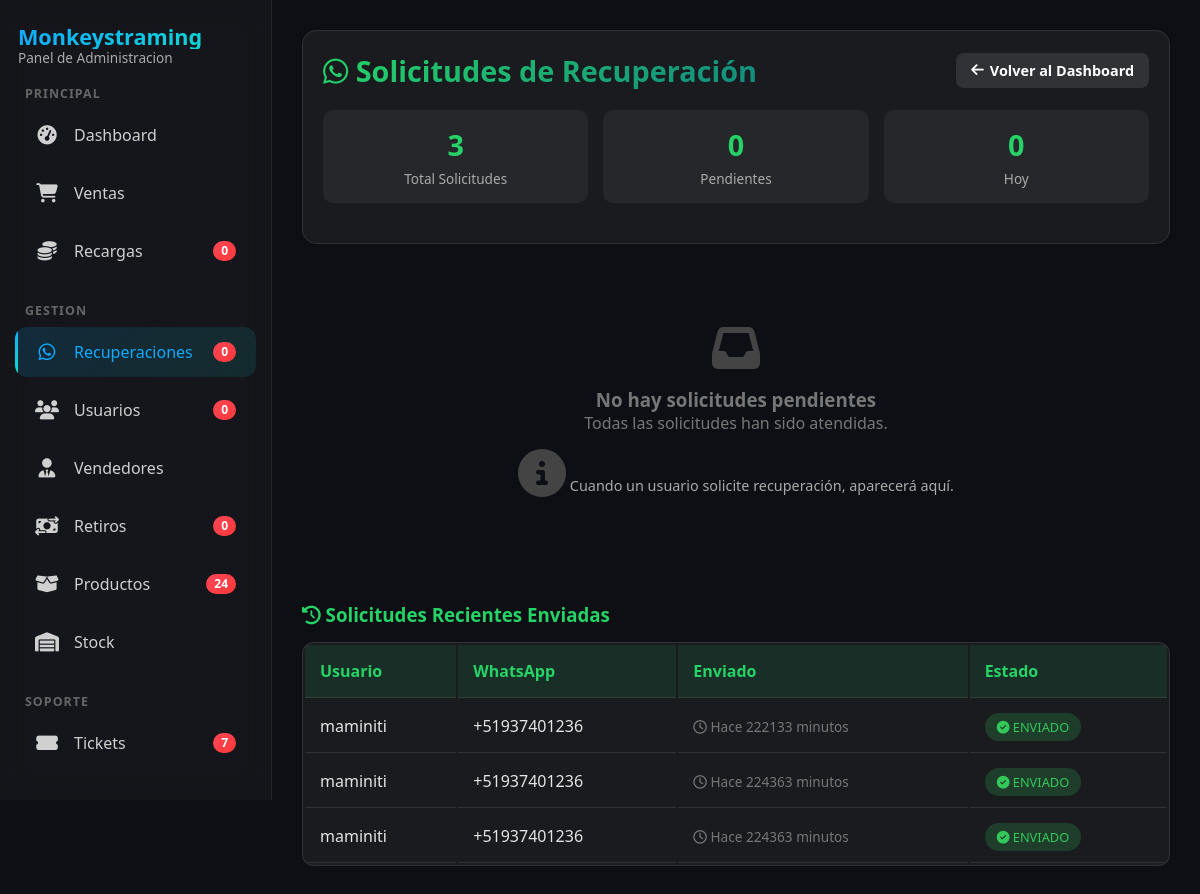
Page /admin/admin_recuperaciones.php (signed in) on the committed database.
### tables this page shows
CREATE TABLE `recuperaciones_pendientes` (
  `id` int(11) NOT NULL AUTO_INCREMENT,
  `usuario_id` int(11) NOT NULL,
  `whatsapp` varchar(20) NOT NULL,
  `nombre_usuario` varchar(100) DEFAULT NULL,
  `token` varchar(64) NOT NULL,
  `enlace` text NOT NULL,
  `estado` enum('pendiente','enviado','expirado') DEFAULT 'pendiente',
  `fecha_solicitud` datetime DEFAULT current_timestamp(),
  `fecha_envio` datetime DEFAULT NULL,
  PRIMARY KEY (`id`),
  UNIQUE KEY `token` (`token`)
);

### admin/admin_recuperaciones.php (the view, shortened to what this page needs)
<?php
require_once __DIR__ . '/../includes/auth.php';
require_once __DIR__ . '/includes/sidebar.php';
$csrf = $_SESSION['_csrf_admin_recovery'];
$sql = "SELECT * FROM recuperaciones_pendientes WHERE estado = 'pendiente' ORDER BY fecha_solicitud DESC";
$result = $conexion->query($sql);
?>
<!DOCTYPE html>
<html lang="es">
<head>
    <link rel="stylesheet" href="https://cdnjs.cloudflare.com/ajax/libs/font-awesome/6.4.0/css/all.min.css">
    <link rel="stylesheet" href="../assets/css/panel-shell.css?v=admin-polish-4">
</head>
<body>
    <?php renderAdminSidebar($conexion, 'admin_recuperaciones.php'); ?>
    <div class="container">
        <header>
            <div class="header-top">
                <h1><i class="fab fa-whatsapp"></i> Solicitudes de Recuperación</h1>
                <a href="index.php" class="btn btn-volver">
                    <i class="fas fa-arrow-left"></i> Volver al Dashboard
                </a>
            </div>
            <div class="stats">
                <?php
                $total = $conexion->query("SELECT COUNT(*) as total FROM recuperaciones_pendientes")->fetch_assoc();
                $pendientes = $conexion->query("SELECT COUNT(*) as pendientes FROM recuperaciones_pendientes WHERE estado = 'pendiente'")->fetch_assoc();
                $hoy = $conexion->query("SELECT COUNT(*) as hoy FROM recuperaciones_pendientes WHERE DATE(fecha_solicitud) = CURDATE()")->fetch_assoc();
                ?>
                <div class="stat-card">
                    <div class="number"><?php echo $total['total']; ?></div>
                    <div class="label">Total Solicitudes</div>
                </div>
                <div class="stat-card">
                    <div class="number"><?php echo $pendientes['pendientes']; ?></div>
                    <div class="label">Pendientes</div>
                </div>
                <div class="stat-card">
                    <div class="number"><?php echo $hoy['hoy']; ?></div>
                    <div class="label">Hoy</div>
                </div>
            </div>
        </header>
        <?php if ($result->num_rows > 0): ?>
        <table>
            <thead>
                <tr>
                    <th>ID</th>
                    <th>Usuario</th>
                    <th>WhatsApp</th>
                    <th>Solicitud</th>
                    <th>Estado</th>
                    <th>Acciones</th>
                </tr>
            </thead>
            <tbody>
                <?php while ($solicitud = $result->fetch_assoc()):
                    $time_ago = time() - strtotime($solicitud['fecha_solicitud']);
                    $minutes = floor($time_ago / 60);
                    $hours = floor($minutes / 60);
                    $time_text = '';
                    if ($hours > 0) {
                        $time_text = "Hace $hours hora" . ($hours > 1 ? 's' : '');
                    } else {
                        $time_text = "Hace $minutes minuto" . ($minutes > 1 ? 's' : '');
                    }
                ?>
                <tr>
                    <td>#<?php echo $solicitud['id']; ?></td>
                    <td>
                        <strong><?php echo htmlspecialchars($solicitud['nombre_usuario']); ?></strong>
                    </td>
                    <td>
                        <?php echo $solicitud['whatsapp']; ?>
                    </td>
                    <td>
                        <span class="tiempo">
                            <i class="far fa-clock"></i> <?php echo $time_text; ?>
                        </span>
                        <div class="mensaje-preview">
                            <i class="fas fa-link"></i>
                            <a href="<?php echo $solicitud['enlace']; ?>" target="_blank" style="color: #25D366;">
                                Ver enlace
                            </a>
                        </div>
                    </td>
                    <td>
                        <span class="badge badge-pendiente">
                            <i class="fas fa-clock"></i> PENDIENTE
                        </span>
                    </td>
                    <td>
                        <div style="display: flex; gap: 8px; flex-wrap: wrap;">
                            <form method="POST" class="recovery-action-form" style="display:inline-flex;">
                                <input type="hidden" name="_csrf" value="<?php echo recH($csrf); ?>">
                                <input type="hidden" name="action" value="send">
                                <input type="hidden" name="id" value="<?php echo (int)$solicitud['id']; ?>">
                                <button type="submit" class="btn btn-whatsapp" title="Enviar enlace por WhatsApp">
                                    <i class="fab fa-whatsapp"></i> Enviar Enlace
                                </button>
                            </form>
                            <form method="POST" style="display:inline-flex;" onsubmit="return confirm('Eliminar esta solicitud?')">
                                <input type="hidden" name="_csrf" value="<?php echo recH($csrf); ?>">
                                <input type="hidden" name="action" value="delete">
                                <input type="hidden" name="id" value="<?php echo (int)$solicitud['id']; ?>">
                                <button type="submit" class="btn btn-danger" title="Eliminar solicitud">
                                    <i class="fas fa-trash"></i>
                                </button>
                            </form>
                            <?php if (false): ?>
                            <a href="?enviar=<?php echo $solicitud['id']; ?>"
                               class="btn btn-whatsapp"
                               title="Enviar enlace por WhatsApp">
                                <i class="fab fa-whatsapp"></i> Enviar Enlace
                            </a>
                            <?php endif; ?>
                            <?php if (false): ?>
                            <a href="?eliminar=<?php echo $solicitud['id']; ?>"
                               class="btn btn-danger"
                               onclick="return confirm('¿Eliminar esta solicitud?')"
                               title="Eliminar solicitud">
                                <i class="fas fa-trash"></i>
                            </a>
                            <?php endif; ?>
                        </div>
                    </td>
                </tr>
                <?php endwhile; ?>
            </tbody>
        </table>
        <?php else: ?>
        <div class="empty-state">
            <i class="fas fa-inbox"></i>
            <h3>No hay solicitudes pendientes</h3>
            <p>Todas las solicitudes han sido atendidas.</p>
            <p style="margin-top: 15px; font-size: 0.9rem; color: #aaa;">
                <i class="fas fa-info-circle"></i>
                Cuando un usuario solicite recuperación, aparecerá aquí.
            </p>
        </div>
        <?php endif; ?>
        <?php
        $sql_enviados = "SELECT * FROM recuperaciones_pendientes WHERE estado = 'enviado' ORDER BY fecha_envio DESC LIMIT 5";
        $result_enviados = $conexion->query($sql_enviados);
        if ($result_enviados->num_rows > 0): ?>
        <div style="margin-top: 40px;">
            <h3 style="color: #25D366; margin-bottom: 15px;">
                <i class="fas fa-history"></i> Solicitudes Recientes Enviadas
            </h3>
            <table>
                <thead>
                    <tr>
                        <th>Usuario</th>
                        <th>WhatsApp</th>
                        <th>Enviado</th>
                        <th>Estado</th>
                    </tr>
                </thead>
                <tbody>
                    <?php while ($enviado = $result_enviados->fetch_assoc()):
                        $time_envio = time() - strtotime($enviado['fecha_envio']);
                        $minutos_envio = floor($time_envio / 60);
                    ?>
                    <tr>
                        <td><?php echo htmlspecialchars($enviado['nombre_usuario']); ?></td>
                        <td><?php echo $enviado['whatsapp']; ?></td>
                        <td>
                            <span class="tiempo">
                                <i class="far fa-clock"></i>
                                Hace <?php echo $minutos_envio; ?> minuto<?php echo $minutos_envio > 1 ? 's' : ''; ?>
                            </span>
                        </td>
                        <td>
                            <span style="background: rgba(52, 199, 89, 0.2); color: #34c759; padding: 5px 12px; border-radius: 20px; font-size: 0.8rem;">
                                <i class="fas fa-check-circle"></i> ENVIADO
                            </span>
                        </td>
                    </tr>
                    <?php endwhile; ?>
                </tbody>
            </table>
        </div>
        <?php endif; ?>
    </div>
</body>
</html>

### assets/css/panel-shell.css (style rules this page uses)
:root { --sidebar-width: 272px !important; --header-height: 76px !important; --panel-gradient: linear-gradient(135deg, #12aaff, #0de0c9); }
body { overflow-x: hidden !important; }
.admin-content, .content-card, .card, .table-wrap, .data-table, table { max-width: 100% !important; }
.content-card, .card, .stat-card { min-width: 0 !important; }
.btn, .action-btn { flex-shrink: 0 !important; }

### admin/admin_recuperaciones.php (style rules this page uses)
* { margin: 0; padding: 0; box-sizing: border-box; font-family: 'Segoe UI', Tahoma, Geneva, Verdana, sans-serif; }
body { background: #0d0f14; color: #e5e5e5; padding: 30px 30px 30px calc(var(--sidebar-width) + 30px); }
.container { max-width: 1200px; margin: 0 auto; }
header { background: rgba(255,255,255,0.05); padding: 20px; border-radius: 15px; margin-bottom: 30px; border: 1px solid rgba(255,255,255,0.1); }
.header-top { display: flex; justify-content: space-between; align-items: center; }
h1 { background: linear-gradient(135deg, #25D366, #128C7E); -webkit-background-clip: text; -webkit-text-fill-color: transparent; font-size: 1.8rem; }
table { width: 100%; background: rgba(255,255,255,0.05); border-radius: 12px; overflow: hidden; border: 1px solid rgba(255,255,255,0.1); }
th, td { padding: 15px; text-align: left; border-bottom: 1px solid rgba(255,255,255,0.1); }
th { background: rgba(37, 211, 102, 0.1); color: #25D366; font-weight: 600; }
.btn { padding: 8px 15px; border-radius: 8px; border: none; font-size: 0.9rem; font-weight: 600; cursor: pointer; display: inline-flex; align-items: center; gap: 6px; transition: all 0.3s ease; text-decoration: none; }
.btn-volver { background: rgba(255,255,255,0.1); color: white; }
.empty-state { text-align: center; padding: 50px; color: #777; }
.empty-state i { font-size: 3rem; margin-bottom: 15px; color: #444; }
.tiempo { font-size: 0.85rem; color: #777; }
.stats { display: grid; grid-template-columns: repeat(3, 1fr); gap: 15px; margin: 20px 0; }
.stat-card { background: rgba(255,255,255,0.05); padding: 15px; border-radius: 10px; text-align: center; }
.stat-card .number { font-size: 1.8rem; font-weight: 800; color: #25D366; }
.stat-card .label { font-size: 0.85rem; color: #aaa; margin-top: 5px; }

### rows in the picture
recuperaciones_pendientes: nombre_usuario "maminiti", whatsapp "+51937401236"
recuperaciones_pendientes: nombre_usuario "maminiti", whatsapp "+51937401236"
recuperaciones_pendientes: nombre_usuario "maminiti", whatsapp "+51937401236"

### other values in the picture
$stats['recargas_pendientes'] "0"
$stats['recuperaciones'] "0"
$stats['usuarios_nuevos_hoy'] "0"
$stats['retiros_pendientes'] "0"
$stats['productos_agotados'] "24"
$stats['tickets_soporte'] "7"
$total['total'] "3"
$pendientes['pendientes'] "0"
$hoy['hoy'] "0"
